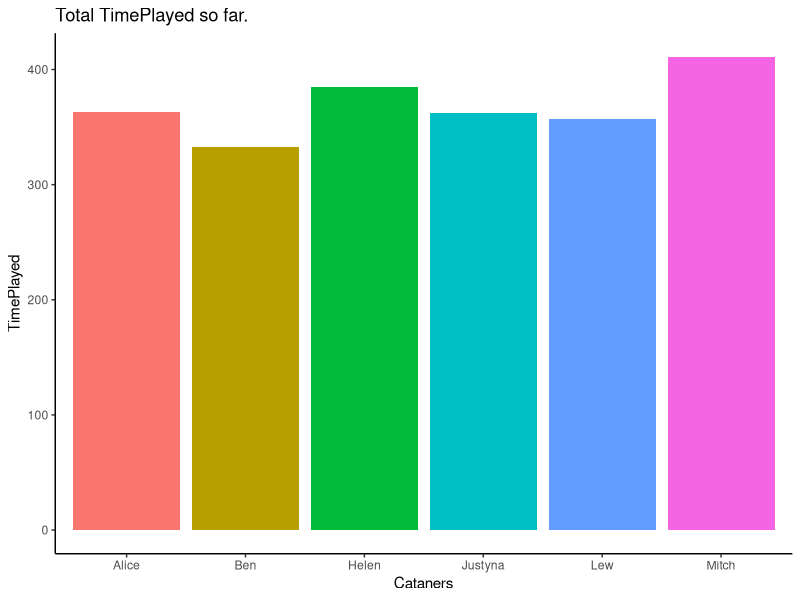
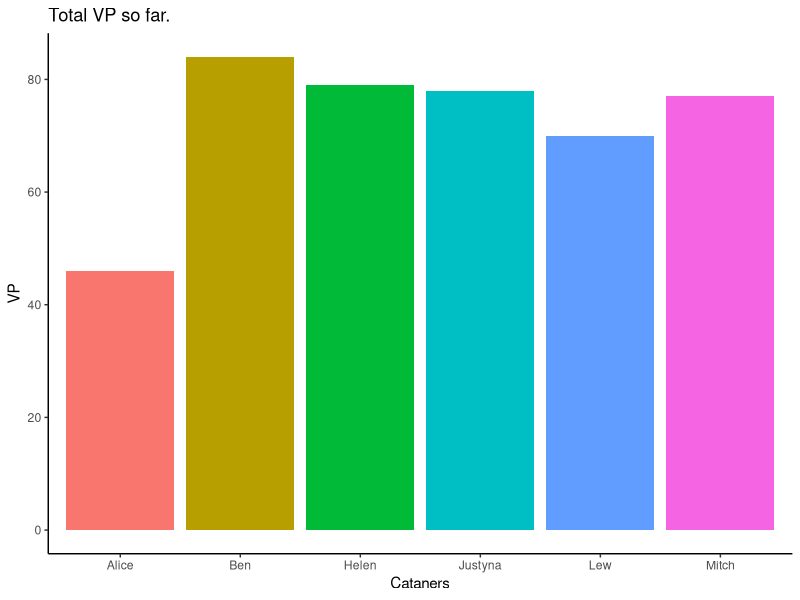
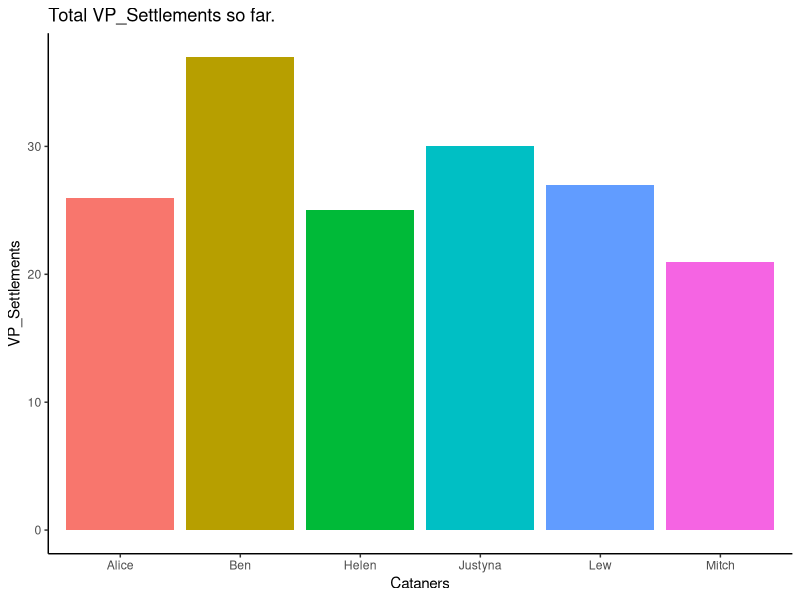
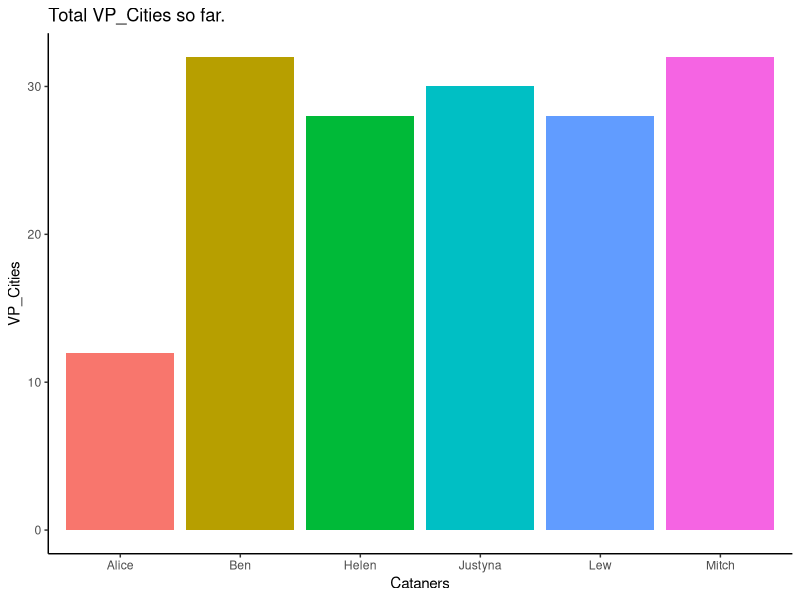
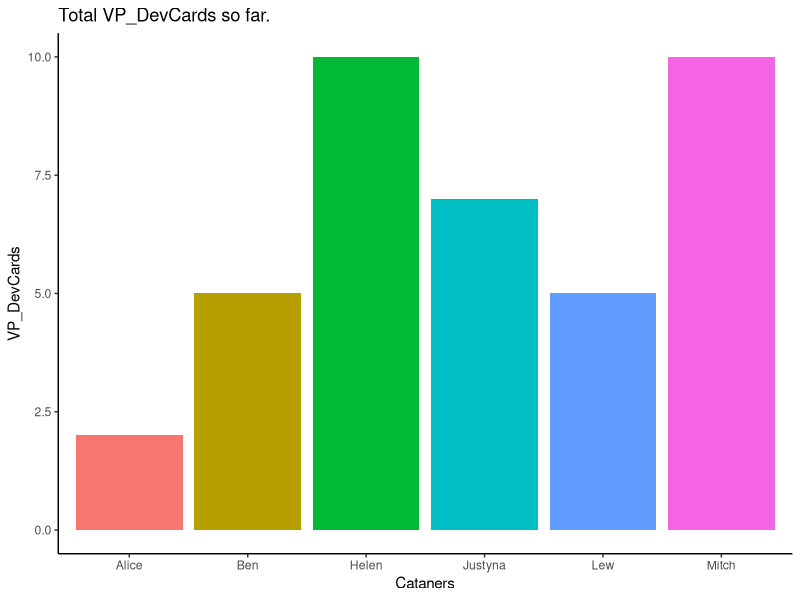
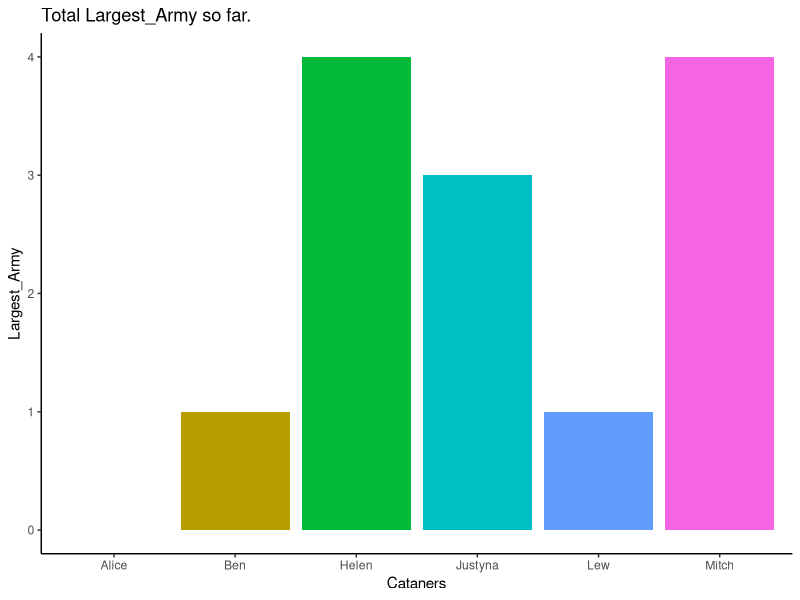
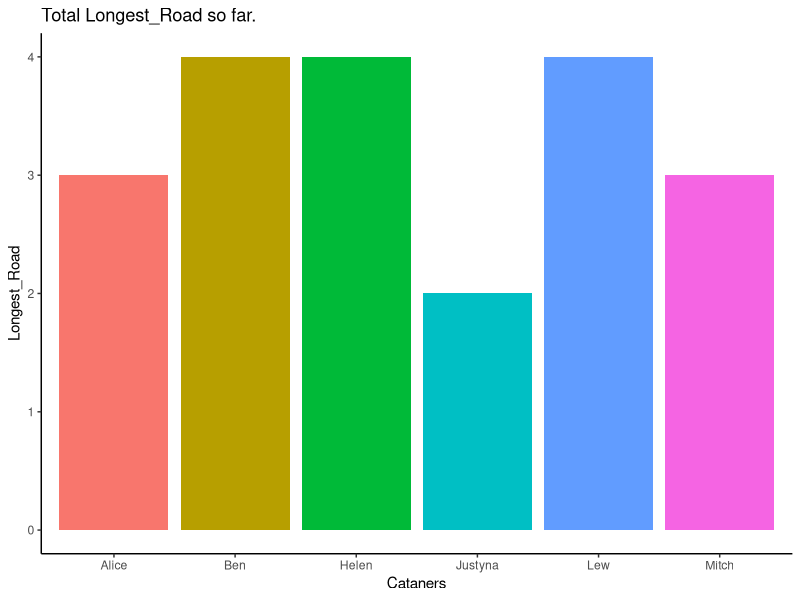
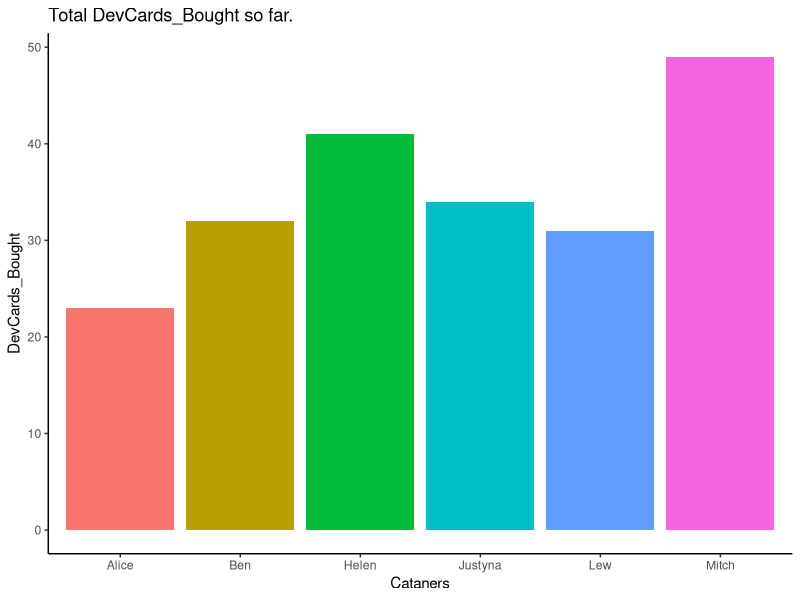

Write R code to recreate these figures, in order. (Note: this script raises an error after producing the figures.)
## ---- chunk 1
knitr::opts_chunk$set(echo = FALSE, tidy = TRUE)
## ---- chunk 2
Players<- c("Ben", "Justyna", "Lewis", "Alice", "Mitch", "Helen")

set.seed(666)
Week<- sample(1:12)

Saturdays<- seq(as.Date("2021-03-13"),length.out = 12,by='week')

Game<- data.frame()
for (w in Week) {
set.seed(w)
Game1<- sample(Players)[1:3]
Game2<- Players[!Players %in% Game1]
latest<- cbind(as.data.frame(rbind(Game1, Game2)), WeekNo = w, GameDate = Saturdays[w])
Game<- rbind(Game, latest)
}

row.names(Game)<- NULL
Game<- Game[order(Game$WeekNo),]
colnames(Game)<- c("Player1", "Player2", "Player3", "WeekNo", "Game Date")
Game[which(Game$WeekNo == 4),1:3] <- rep("BYE WEEK", 3)
Game[which(Game$WeekNo == 8),1:3] <- rep("BYE WEEK", 3)
library(kableExtra)
kbl(Game, row.names = FALSE, caption = "Fixture List: Season 1", align = "l") %>% kable_styling(bootstrap_options = "striped") %>% row_spec(which(Game$`Game Date` < Sys.Date()), color = "grey", strikeout = T) #%>% row_spec(which(Game$`Game Date` > Sys.Date())[1:2], color = "green", bold = T)
## ---- chunk 3
library(tidyverse)
# Individual Hole Performance
Games<- read.csv("CatanStats.csv", header = TRUE, stringsAsFactors = TRUE, fileEncoding = "UTF-8-BOM")
Games$GameDate<- as.Date(Games$GameDate, format = "%d/%m/%y")
Games$Game_Time<- round(x = Games$Game_Time, digits = 0) #crude rounding of times - will lose a small amount of accuracy that may accumulate over time. Alternative is an issue with summing total time that doesn't properly convert seconds to minutes.

#remove the finale from general season but save it in a separate object first
Finale<- Games %>% filter(GameDate == "2020-06-24")
Games<- Games %>% filter(GameDate != "2020-06-24") 
## ---- chunk 4
PlayerData<- lapply(levels(Games$Player), function(x) subset(Games, subset = Games$Player == x))
names(PlayerData)<- levels(Games$Player)

Scores<- lapply(PlayerData, function(x) data.frame(Wins = sum(x$Position == 1), RunnerUp = sum(x$Position == 2), Loser = sum(x$Position == 3)))

Scores<- lapply(Scores, function(x) cbind(x, Pts = (x$Wins * 3) + (x$RunnerUp * 2) + (x$Loser * 1)))

Leaderboard <- do.call("rbind", Scores)
kbl(Leaderboard[order(Leaderboard$Pts, Leaderboard$Wins, decreasing = TRUE),], caption = "FINAL Table of Champions", align = "l") %>% kable_classic() %>%  row_spec(1, bold = T, background = "#c9b037") %>% row_spec(2, bold = T, background = "#b4b4b4") %>% row_spec(3, bold = T, background = "#ad8a56")
## ---- chunk 5
CatStats<- data.frame(row.names = names(PlayerData), TimePlayed = sapply(PlayerData, function(x) sum(x[["Game_Time"]])))
for(st in colnames(Games)[5:14]){
CatStats<- cbind(CatStats,  sapply(PlayerData, function(x) sum(x[[st]])))
}
colnames(CatStats)[2:ncol(CatStats)]<- colnames(Games)[5:14]
## ---- chunk 6
lapply(colnames(CatStats), function(x) ggplot(data = CatStats) + geom_col(aes(x = rownames(CatStats), y = .data[[x]], fill = rownames(CatStats))) + labs(title = paste0("Total ", x, " so far.")) + theme_classic() + theme(legend.position = "none") + xlab(label = "Cataners") + ylab(label = x))
## ---- chunk 7
CatStats<- cbind(CatStats, City_Conversion_Percent = ((CatStats$VP_Cities/2))/(CatStats$VP_Settlements + (CatStats$VP_Cities/2))) #You get 2 VPs per city so they need to be halved for an appropriate ratio with settlements.

CatStats <- CatStats %>% mutate(group=ifelse(City_Conversion_Percent <0.33, "red",
 ifelse(City_Conversion_Percent <0.66, "orange","green")), label=paste0(format(City_Conversion_Percent*100, digits = 0), "%"))
 
ggplot(data = CatStats, aes(fill = group, ymax = City_Conversion_Percent, ymin = 0, xmax = 2, xmin = 1)) +
 geom_rect(aes(ymax=1, ymin=0, xmax=2, xmin=1), fill ="#ece8bd") +
 geom_rect() + 
 coord_polar(theta = "y",start=-pi/2) + xlim(c(0, 2)) + ylim(c(0,2)) +
geom_text(aes(x = 0, y = 0, label = label, colour=group), size=5) + 
  geom_text(aes(x=1.5, y=1.5, label=rownames(CatStats)), size=4.2) + 
  facet_wrap(~rownames(CatStats), ncol = 3) +
  theme_void() +
  scale_fill_manual(values = c("red"="#C9146C", "orange"="#DA9112", "green"="#129188")) +
 scale_colour_manual(values = c("red"="#C9146C", "orange"="#DA9112", "green"="#129188")) +
 theme(strip.background = element_blank(),
 strip.text.x = element_blank()) +
 guides(fill=FALSE) +
 guides(colour=FALSE) +
 labs(title = "Your Settlement to City conversion rate")
## ---- chunk 8
PlayerPlotData<- CatStats[,c("VP_Settlements", "VP_Cities", "VP_DevCards", "Largest_Army", "Longest_Road")]
PlayerPlotData$Largest_Army <- PlayerPlotData$Largest_Army*2
PlayerPlotData$Longest_Road <- PlayerPlotData$Longest_Road*2
PlayerPlotData<- PlayerPlotData %>% rownames_to_column(var = "Player") %>% pivot_longer(cols = c("VP_Settlements", "VP_Cities", "VP_DevCards", "Largest_Army", "Longest_Road"), names_to = "VPType", values_to = "Score")

lapply(unique(PlayerPlotData$Player), function(x) PlayerPlotData[which(PlayerPlotData$Player == x),] %>% ggplot() + geom_col(aes(x = VPType, y = Score, fill = VPType)) + theme_minimal() + theme(legend.position = "right") + coord_polar(start = 0) + theme(axis.text = element_blank(), axis.title = element_blank()) + labs(title = paste0(x)))
## ---- chunk 9
#find winners for each game (date and game number)
  #find opponents (use filter from step 1)
    #find highest count

#find winners for each game (date and game number)
Winners<- subset(Games, subset = Games$Position == 1, select = c("GameDate", "Game", "Player"))
WinnersList<- lapply(unique(Winners$Player), function(x) Winners[Winners$Player == x,])
 #find opponents (use filter from step 1)
Losers<- lapply(WinnersList, function(x) do.call(rbind, lapply(1:nrow(x), function(y) Games[Games$GameDate %in% x[y,"GameDate"] & Games$Game %in% x[y,"Game"] & Games$Position != 1,1:4])))
names(Losers)<- unique(Winners$Player)

FaveOppo<- as.data.frame(sapply(Losers, function(x) sapply(unique(Games$Player), function(y) sum(x[["Player"]] == y), USE.NAMES = T), USE.NAMES = T))
rownames(FaveOppo)<- unique(Games$Player)

lapply(colnames(FaveOppo), function(x) ggplot(data = FaveOppo[-which(rownames(FaveOppo) == x),]) + geom_col(aes(x = rownames(FaveOppo[-which(rownames(FaveOppo) == x),]), y = .data[[x]], fill = heat.colors(5))) + ylab(label = paste0(x, "'s wins against opponent")) + xlab(label = "Loser Opponents") + scale_y_continuous(breaks = c(1:3)) + theme_classic() + theme(legend.position = "none"))
## ---- chunk 10
#VP for both finales
ggplot(data = Finale[Finale$Game == 1,]) + geom_col(aes(x = reorder(Player, -VP), y = VP, fill = Player)) + labs(title = "MEGABOSS FINALE VP") + theme_classic() + theme(legend.position = "none") + xlab(label = "Cataners") + ylab(label = "VP") + scale_y_continuous(breaks = c(1:10))

ggplot(data = Finale[Finale$Game == 2,]) + geom_col(aes(x = reorder(Player, -VP), y = VP, fill = Player)) + labs(title = "BEST-OF-THE-REST-SLUG-FEST FINALE VP") + theme_classic() + theme(legend.position = "none") + xlab(label = "Cataners") + ylab(label = "VP") + scale_y_continuous(breaks = c(1:10))

#points breakdown for finales
FinaleStats<- Finale[,c("Player", "VP_Settlements", "VP_Cities", "VP_DevCards", "Largest_Army", "Longest_Road")]
FinaleStats$Largest_Army <- FinaleStats$Largest_Army*2
FinaleStats$Longest_Road <- FinaleStats$Longest_Road*2
FinaleStats<- FinaleStats %>% pivot_longer(cols = c("VP_Settlements", "VP_Cities", "VP_DevCards", "Largest_Army", "Longest_Road"), names_to = "VPType", values_to = "Score")

lapply(unique(FinaleStats$Player), function(x) FinaleStats[which(FinaleStats$Player == x),] %>% ggplot() + geom_col(aes(x = VPType, y = Score, fill = VPType)) + theme_minimal() + theme(legend.position = "right") + coord_polar(start = 0) + theme(axis.text = element_blank(), axis.title = element_blank()) + labs(title = paste0(x)))
